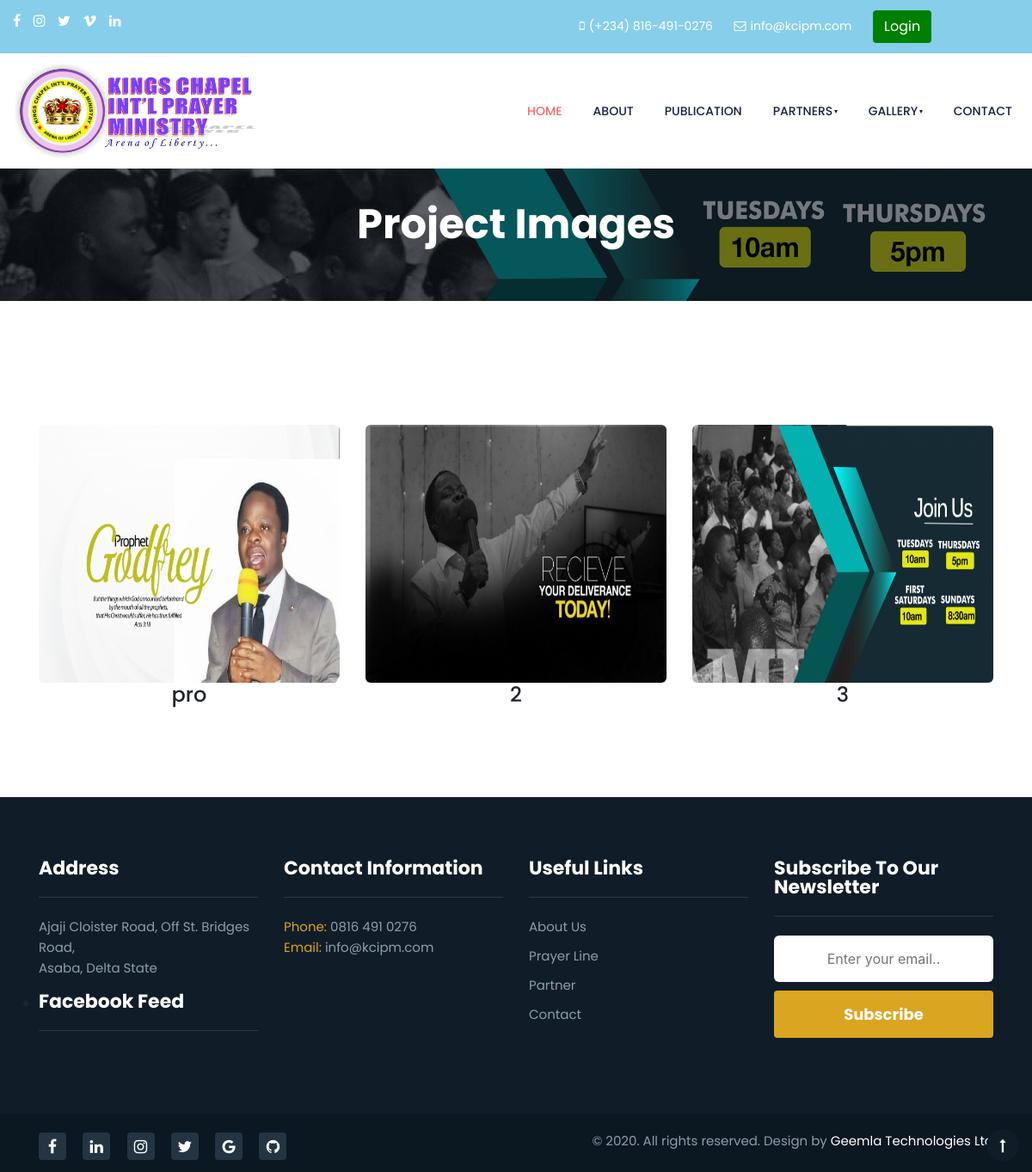
Screenshot of /churchProject.php with the database file from the repository.
### tables this page shows
CREATE TABLE `project` (
  `project_id` int(11) NOT NULL,
  `url` varchar(60) NOT NULL,
  `comment` varchar(600) NOT NULL,
  `date` datetime NOT NULL,
  `status` varchar(10) NOT NULL
);

### churchProject.php (the view, shortened to what this page needs)
<?php
include 'includes/connection.php';
?>
<html lang="zxx">
    <head>
        <link rel="stylesheet" href="css/style-starter.css">
    </head>
    <body>
        <?php
        include 'includes/header.php';
        ?>
        <section class="w3l-inner-page-main">
            <div class="breadcrumb-infhny">
                <div class="container">
                    <nav aria-label="breadcrumb">
                        <h2 class="hny-title text-center">Project Images</h2>
                        <ol class="breadcrumb mb-0">
                        </ol>
                    </nav>
                </div>
            </div>
        </section>
        <section class="w3l-team-main">
            <div class="team py-5">
                <div class="container py-lg-5">
                    <div class="row team-row mt-5">
                        <?php
                        $image_content = mysqli_query($conn, "select * from project") or die(mysqli_error($conn));
                        while ($row = mysqli_fetch_array($image_content)) {
                            $image = $row["url"];
                            $pic_comment = $row["comment"];
                            ?>
                            <div class="col-lg-4 col-md-6 team-wrap">
                                <div class="team-member text-center">
                                    <div class="team-img">
                                        <img src="admin/media/gallery/<?php echo $image; ?>" style=" width: 350px; height: 300px;"/>
                                         <h4><?php echo $pic_comment ?></h4>
                                    </div>
                                </div>
                            </div>
                            <?php
                        }
                        ?>
                    </div>
                </div>
        </section>
        <?php
        include 'includes/footer.php';
        ?>
</body>
</html>

### rows the page displays
project: url (picture), comment "pro"
project: url (picture), comment "2"
project: url (picture), comment "3"
